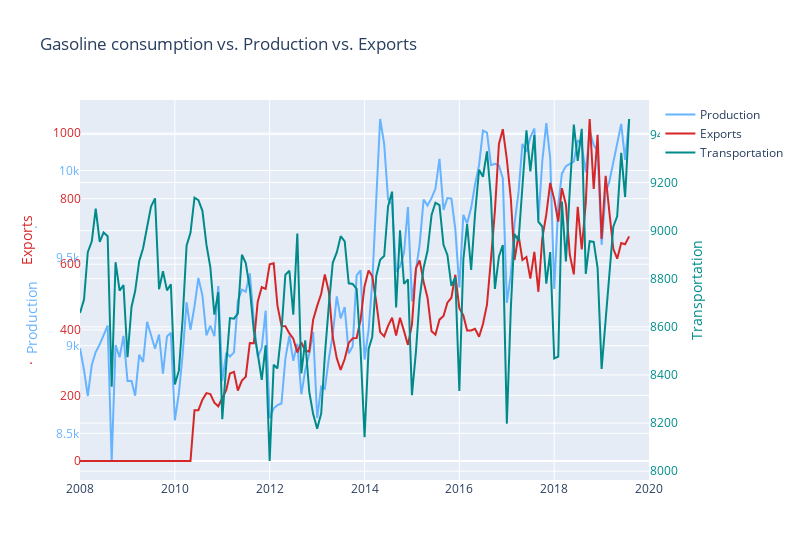

This figure's notebook cell:
### Markdown cell above
## Gasoline consumption vs. Production vs. Exports

### Code cell
fig = go.Figure()

fig.add_trace(go.Scatter(
    x=df.Date,
    y=df['Weekly U.S. Refiner and Blender Net Production of Finished Motor Gasoline  (Thousand Barrels per Day)'],
    name="Production",
    line_color='#66b3ff',
))


fig.add_trace(go.Scatter(
    x=df.Date,
    y=df['Weekly U.S. Exports of Finished Motor Gasoline  (Thousand Barrels per Day)'],
    name="Exports",
    line_color='#d62728',
    yaxis="y2"
))

fig.add_trace(go.Scatter(
    x=df.Date,
    y=df['Motor Gasoline Consumed by the Transportation Sector(T/ B per Day)'],
    name="Transportation",
    line_color='#008B8B',
    yaxis="y3"
))


# Create axis objects
fig.update_layout(
    xaxis=dict(
        domain=[0.9, 0.9]
    ),
    yaxis=dict(
        title="Production             .",
        titlefont=dict(
            color='#66b3ff'
        ),
        tickfont=dict(
            color='#66b3ff'
        )
    ),
    yaxis2=dict(
        title=".                        Exports",
        titlefont=dict(
            color='#d62728'
        ),
        tickfont=dict(
            color='#d62728'
        ),
        anchor="free",
        overlaying="y",
        side="left",
        position=0.00099
    ),
    yaxis3=dict(
        title="Transportation",
        titlefont=dict(
            color='#008B8B'
        ),
        tickfont=dict(
            color='#008B8B'
        ),
        anchor="x",
        overlaying="y",
        side="right"
    )
)

# Update layout properties
fig.update_layout(xaxis_range=['2008-01-01','2020-01-01'],
    title_text="Gasoline consumption vs. Production vs. Exports",
    width=800,
)

fig.show()

### Figure 1 — Plotly figure (JSON) as saved in the notebook; plotly's stock layout.template omitted (floating-point values rounded to 4 significant figures; data arrays with more than 128 entries replaced by an {"elided": "..."} marker saying what was removed)
{"data": [{"line": {"color": "#66b3ff"}, "name": "Production", "type": "scatter", "x": {"elided": "140 str values"}, "y": {"elided": "140 int values"}}, {"line": {"color": "#d62728"}, "name": "Exports", "type": "scatter", "x": {"elided": "140 str values"}, "y": {"elided": "140 int values"}, "yaxis": "y2"}, {"line": {"color": "#008B8B"}, "name": "Transportation", "type": "scatter", "x": {"elided": "140 str values"}, "y": {"elided": "140 float values"}, "yaxis": "y3"}], "layout": {"title": {"text": "Gasoline consumption vs. Production vs. Exports"}, "width": 800, "xaxis": {"domain": [0.9, 0.9], "range": ["2008-01-01", "2020-01-01"]}, "yaxis": {"tickfont": {"color": "#66b3ff"}, "title": {"font": {"color": "#66b3ff"}, "text": "Production             ."}}, "yaxis2": {"anchor": "free", "overlaying": "y", "position": 0.00099, "side": "left", "tickfont": {"color": "#d62728"}, "title": {"font": {"color": "#d62728"}, "text": ".                        Exports"}}, "yaxis3": {"anchor": "x", "overlaying": "y", "side": "right", "tickfont": {"color": "#008B8B"}, "title": {"font": {"color": "#008B8B"}, "text": "Transportation"}}}}
